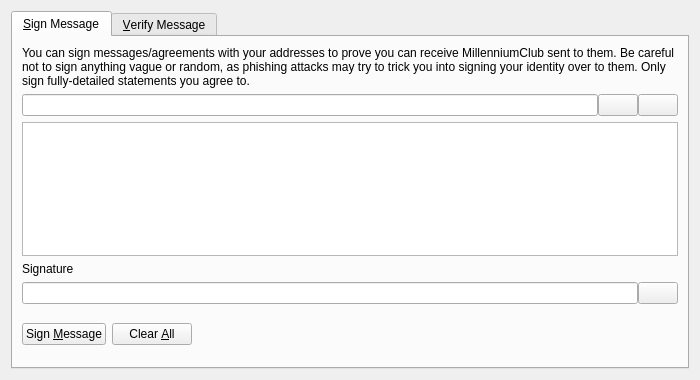
<?xml version="1.0" encoding="UTF-8"?>
<ui version="4.0">
 <class>SignVerifyMessageDialog</class>
 <widget class="QDialog" name="SignVerifyMessageDialog">
  <property name="geometry">
   <rect>
    <x>0</x>
    <y>0</y>
    <width>700</width>
    <height>380</height>
   </rect>
  </property>
  <property name="windowTitle">
   <string>Signatures - Sign / Verify a Message</string>
  </property>
  <property name="modal">
   <bool>true</bool>
  </property>
  <layout class="QVBoxLayout" name="verticalLayout">
   <item>
    <widget class="QTabWidget" name="tabWidget">
     <property name="currentIndex">
      <number>0</number>
     </property>
     <widget class="QWidget" name="tabSignMessage">
      <attribute name="title">
       <string>&amp;Sign Message</string>
      </attribute>
      <layout class="QVBoxLayout" name="verticalLayout_SM">
       <item>
        <widget class="QLabel" name="infoLabel_SM">
         <property name="text">
          <string>You can sign messages/agreements with your addresses to prove you can receive MillenniumClub sent to them. Be careful not to sign anything vague or random, as phishing attacks may try to trick you into signing your identity over to them. Only sign fully-detailed statements you agree to.</string>
         </property>
         <property name="textFormat">
          <enum>Qt::PlainText</enum>
         </property>
         <property name="wordWrap">
          <bool>true</bool>
         </property>
        </widget>
       </item>
       <item>
        <layout class="QHBoxLayout" name="horizontalLayout_1_SM">
         <property name="spacing">
          <number>0</number>
         </property>
         <item>
          <widget class="QValidatedLineEdit" name="addressIn_SM">
           <property name="toolTip">
            <string>The MillenniumClub address to sign the message with</string>
           </property>
          </widget>
         </item>
         <item>
          <widget class="QPushButton" name="addressBookButton_SM">
           <property name="toolTip">
            <string>Choose previously used address</string>
           </property>
           <property name="text">
            <string/>
           </property>
           <property name="shortcut">
            <string>Alt+A</string>
           </property>
           <property name="autoDefault">
            <bool>false</bool>
           </property>
          </widget>
         </item>
         <item>
          <widget class="QPushButton" name="pasteButton_SM">
           <property name="toolTip">
            <string>Paste address from clipboard</string>
           </property>
           <property name="text">
            <string/>
           </property>
           <property name="shortcut">
            <string>Alt+P</string>
           </property>
           <property name="autoDefault">
            <bool>false</bool>
           </property>
          </widget>
         </item>
        </layout>
       </item>
       <item>
        <widget class="QPlainTextEdit" name="messageIn_SM">
         <property name="toolTip">
          <string>Enter the message you want to sign here</string>
         </property>
        </widget>
       </item>
       <item>
        <widget class="QLabel" name="signatureLabel_SM">
         <property name="text">
          <string>Signature</string>
         </property>
         <property name="textFormat">
          <enum>Qt::PlainText</enum>
         </property>
        </widget>
       </item>
       <item>
        <layout class="QHBoxLayout" name="horizontalLayout_2_SM">
         <property name="spacing">
          <number>0</number>
         </property>
         <item>
          <widget class="QLineEdit" name="signatureOut_SM">
           <property name="font">
            <font>
             <italic>true</italic>
            </font>
           </property>
           <property name="readOnly">
            <bool>true</bool>
           </property>
          </widget>
         </item>
         <item>
          <widget class="QPushButton" name="copySignatureButton_SM">
           <property name="toolTip">
            <string>Copy the current signature to the system clipboard</string>
           </property>
           <property name="text">
            <string/>
           </property>
           <property name="autoDefault">
            <bool>false</bool>
           </property>
          </widget>
         </item>
        </layout>
       </item>
       <item>
        <layout class="QHBoxLayout" name="horizontalLayout_3_SM">
         <item>
          <widget class="QPushButton" name="signMessageButton_SM">
           <property name="toolTip">
            <string>Sign the message to prove you own this MillenniumClub address</string>
           </property>
           <property name="text">
            <string>Sign &amp;Message</string>
           </property>
           <property name="autoDefault">
            <bool>false</bool>
           </property>
          </widget>
         </item>
         <item>
          <widget class="QPushButton" name="clearButton_SM">
           <property name="toolTip">
            <string>Reset all sign message fields</string>
           </property>
           <property name="text">
            <string>Clear &amp;All</string>
           </property>
           <property name="autoDefault">
            <bool>false</bool>
           </property>
          </widget>
         </item>
         <item>
          <spacer name="horizontalSpacer_1_SM">
           <property name="orientation">
            <enum>Qt::Horizontal</enum>
           </property>
           <property name="sizeHint" stdset="0">
            <size>
             <width>40</width>
             <height>48</height>
            </size>
           </property>
          </spacer>
         </item>
         <item>
          <widget class="QLabel" name="statusLabel_SM">
           <property name="font">
            <font>
             <weight>75</weight>
             <bold>true</bold>
            </font>
           </property>
           <property name="text">
            <string/>
           </property>
           <property name="wordWrap">
            <bool>true</bool>
           </property>
          </widget>
         </item>
         <item>
          <spacer name="horizontalSpacer_2_SM">
           <property name="orientation">
            <enum>Qt::Horizontal</enum>
           </property>
           <property name="sizeHint" stdset="0">
            <size>
             <width>40</width>
             <height>48</height>
            </size>
           </property>
          </spacer>
         </item>
        </layout>
       </item>
      </layout>
     </widget>
     <widget class="QWidget" name="tabVerifyMessage">
      <attribute name="title">
       <string>&amp;Verify Message</string>
      </attribute>
      <layout class="QVBoxLayout" name="verticalLayout_VM">
       <item>
        <widget class="QLabel" name="infoLabel_VM">
         <property name="text">
          <string>Enter the receiver's address, message (ensure you copy line breaks, spaces, tabs, etc. exactly) and signature below to verify the message. Be careful not to read more into the signature than what is in the signed message itself, to avoid being tricked by a man-in-the-middle attack. Note that this only proves the signing party receives with the address, it cannot prove sendership of any transaction!</string>
         </property>
         <property name="textFormat">
          <enum>Qt::PlainText</enum>
         </property>
         <property name="alignment">
          <set>Qt::AlignLeading|Qt::AlignLeft|Qt::AlignTop</set>
         </property>
         <property name="wordWrap">
          <bool>true</bool>
         </property>
        </widget>
       </item>
       <item>
        <layout class="QHBoxLayout" name="horizontalLayout_1_VM">
         <property name="spacing">
          <number>0</number>
         </property>
         <item>
          <widget class="QValidatedLineEdit" name="addressIn_VM">
           <property name="toolTip">
            <string>The MillenniumClub address the message was signed with</string>
           </property>
          </widget>
         </item>
         <item>
          <widget class="QPushButton" name="addressBookButton_VM">
           <property name="toolTip">
            <string>Choose previously used address</string>
           </property>
           <property name="text">
            <string/>
           </property>
           <property name="shortcut">
            <string>Alt+A</string>
           </property>
           <property name="autoDefault">
            <bool>false</bool>
           </property>
          </widget>
         </item>
        </layout>
       </item>
       <item>
        <widget class="QPlainTextEdit" name="messageIn_VM"/>
       </item>
       <item>
        <widget class="QValidatedLineEdit" name="signatureIn_VM"/>
       </item>
       <item>
        <layout class="QHBoxLayout" name="horizontalLayout_2_VM">
         <item>
          <widget class="QPushButton" name="verifyMessageButton_VM">
           <property name="toolTip">
            <string>Verify the message to ensure it was signed with the specified MillenniumClub address</string>
           </property>
           <property name="text">
            <string>Verify &amp;Message</string>
           </property>
           <property name="autoDefault">
            <bool>false</bool>
           </property>
          </widget>
         </item>
         <item>
          <widget class="QPushButton" name="clearButton_VM">
           <property name="toolTip">
            <string>Reset all verify message fields</string>
           </property>
           <property name="text">
            <string>Clear &amp;All</string>
           </property>
           <property name="autoDefault">
            <bool>false</bool>
           </property>
          </widget>
         </item>
         <item>
          <spacer name="horizontalSpacer_1_VM">
           <property name="orientation">
            <enum>Qt::Horizontal</enum>
           </property>
           <property name="sizeHint" stdset="0">
            <size>
             <width>40</width>
             <height>48</height>
            </size>
           </property>
          </spacer>
         </item>
         <item>
          <widget class="QLabel" name="statusLabel_VM">
           <property name="font">
            <font>
             <weight>75</weight>
             <bold>true</bold>
            </font>
           </property>
           <property name="text">
            <string/>
           </property>
           <property name="wordWrap">
            <bool>true</bool>
           </property>
          </widget>
         </item>
         <item>
          <spacer name="horizontalSpacer_2_VM">
           <property name="orientation">
            <enum>Qt::Horizontal</enum>
           </property>
           <property name="sizeHint" stdset="0">
            <size>
             <width>40</width>
             <height>48</height>
            </size>
           </property>
          </spacer>
         </item>
        </layout>
       </item>
      </layout>
     </widget>
    </widget>
   </item>
  </layout>
 </widget>
 <customwidgets>
  <customwidget>
   <class>QValidatedLineEdit</class>
   <extends>QLineEdit</extends>
   <header>qvalidatedlineedit.h</header>
  </customwidget>
 </customwidgets>
 <resources>
  <include location="../millenniumclub.qrc"/>
 </resources>
 <connections/>
</ui>
